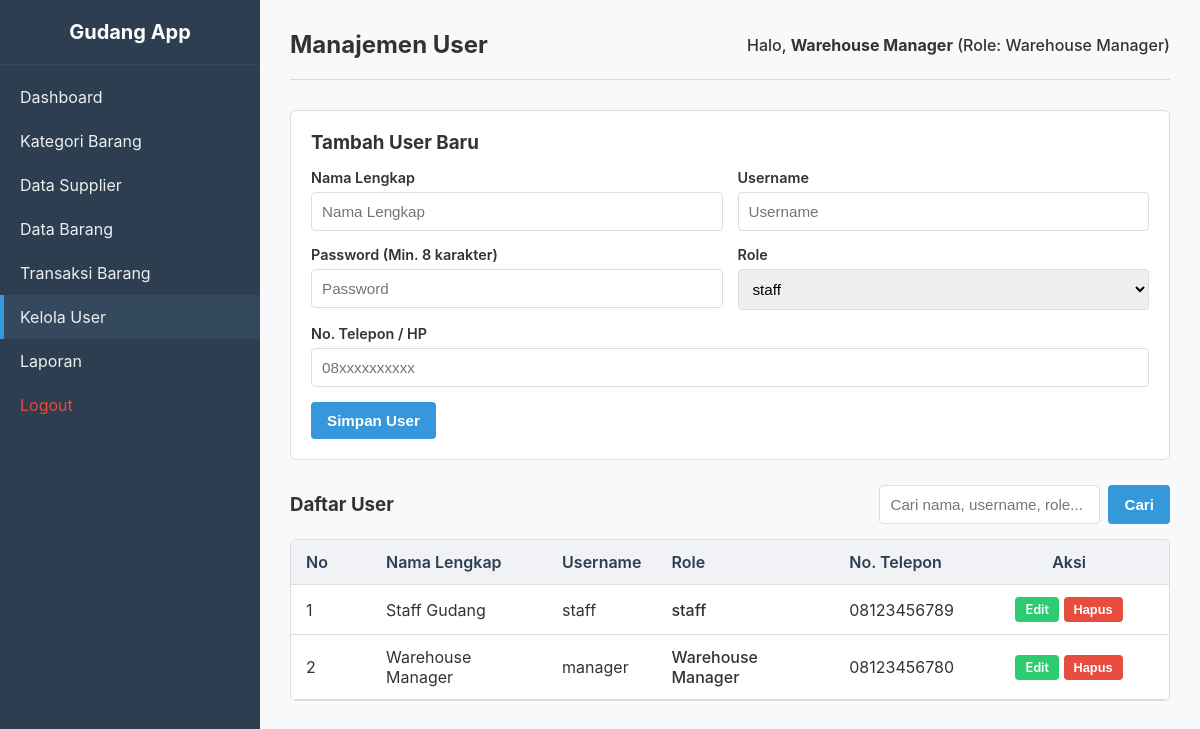
Page /users/index.php (signed in) on the committed database.
### tables this page shows
CREATE TABLE IF NOT EXISTS `users` (
  `id` INT AUTO_INCREMENT PRIMARY KEY,
  `name` VARCHAR(100) NOT NULL,
  `username` VARCHAR(50) NOT NULL UNIQUE,
  `password` VARCHAR(255) NOT NULL,
  `role` ENUM('staff', 'Warehouse Manager') NOT NULL,
  `phone` VARCHAR(20) DEFAULT NULL,
  `created_at` TIMESTAMP DEFAULT CURRENT_TIMESTAMP
);

### config.php (called while the page is built, shortened)
<?php
function esc($string) {
    return htmlspecialchars($string, ENT_QUOTES, 'UTF-8');
}

### users/index.php (the view, shortened to what this page needs)
<?php
require_once '../config.php';
$search = trim($_GET['search'] ?? '');
if (!empty($search)) {
    $search_param = "%" . $search . "%";
    $query = "SELECT * FROM users WHERE name LIKE ? OR username LIKE ? OR role LIKE ? ORDER BY name ASC";
    $stmt = mysqli_prepare($conn, $query);
    mysqli_stmt_bind_param($stmt, "sss", $search_param, $search_param, $search_param);
    mysqli_stmt_execute($stmt);
    $result = mysqli_stmt_get_result($stmt);
} else {
    $query = "SELECT * FROM users ORDER BY name ASC";
    $result = mysqli_query($conn, $query);
}
?>
<!DOCTYPE html>
<html lang="id">
<head>
    <link rel="stylesheet" href="/assets/style.css">
</head>
<body>
    <div class="sidebar">
        <a href="/dashboard.php" class="sidebar-brand">Gudang App</a>
        <ul class="sidebar-menu">
            <li><a href="/dashboard.php">Dashboard</a></li>
            <li><a href="/categories/index.php">Kategori Barang</a></li>
            <li><a href="/suppliers/index.php">Data Supplier</a></li>
            <li><a href="/items/index.php">Data Barang</a></li>
            <li><a href="/transactions/index.php">Transaksi Barang</a></li>
            <li><a href="/users/index.php" class="active">Kelola User</a></li>
            <li><a href="/report/index.php">Laporan</a></li>
            <li><a href="/logout.php" style="color: #e74c3c;">Logout</a></li>
        </ul>
    </div>
    <div class="main-content">
        <div class="navbar">
            <h2>Manajemen User</h2>
            <div class="user-info">
                Halo, <strong><?= esc($_SESSION['name']) ?></strong> (Role: <?= esc($_SESSION['role']) ?>)
            </div>
        </div>
        <?php if (!isset($_GET['edit_id'])): ?>
            <div class="form-modal-inline">
                <h3>Tambah User Baru</h3>
                <form action="/users/index.php" method="POST" style="margin-top: 15px;">
                    <div style="display: grid; grid-template-columns: 1fr 1fr; gap: 15px;">
                        <div class="form-group">
                            <label for="name">Nama Lengkap</label>
                            <input type="text" id="name" name="name" class="form-control" placeholder="Nama Lengkap" required>
                        </div>
                        <div class="form-group">
                            <label for="username">Username</label>
                            <input type="text" id="username" name="username" class="form-control" placeholder="Username" required autocomplete="username">
                        </div>
                    </div>
                    <div style="display: grid; grid-template-columns: 1fr 1fr; gap: 15px;">
                        <div class="form-group">
                            <label for="password">Password (Min. 8 karakter)</label>
                            <input type="password" id="password" name="password" class="form-control" placeholder="Password" required autocomplete="new-password">
                        </div>
                        <div class="form-group">
                            <label for="role">Role</label>
                            <select id="role" name="role" class="form-control" required>
                                <option value="staff">staff</option>
                            </select>
                        </div>
                    </div>
                    <div class="form-group">
                        <label for="phone">No. Telepon / HP</label>
                        <input type="text" id="phone" name="phone" class="form-control" placeholder="08xxxxxxxxxx">
                    </div>
                    <button type="submit" name="add_user" class="btn btn-primary">Simpan User</button>
                </form>
            </div>
        <?php endif; ?>
        <div class="actions-row">
            <h3>Daftar User</h3>
            <form action="/users/index.php" method="GET" class="search-form">
                <input type="text" name="search" class="form-control" style="width: auto;" placeholder="Cari nama, username, role..." value="<?= esc($search) ?>">
                <button type="submit" class="btn btn-primary">Cari</button>
            </form>
        </div>
        <div class="table-responsive">
            <table>
                <thead>
                    <tr>
                        <th style="width: 80px;">No</th>
                        <th>Nama Lengkap</th>
                        <th>Username</th>
                        <th>Role</th>
                        <th>No. Telepon</th>
                        <th style="width: 200px; text-align: center;">Aksi</th>
                    </tr>
                </thead>
                <tbody>
                    <?php
                    $no = 1;
                    if (isset($result) && mysqli_num_rows($result) > 0) {
                        while ($row = mysqli_fetch_assoc($result)) {
                    ?>
                        <tr>
                            <td><?= $no++ ?></td>
                            <td><?= esc($row['name']) ?></td>
                            <td><?= esc($row['username']) ?></td>
                            <td><span style="font-weight: 500;"><?= esc($row['role']) ?></span></td>
                            <td><?= esc($row['phone'] ?? '-') ?></td>
                            <td style="text-align: center;">
                                <a href="/users/index.php?edit_id=<?= esc($row['id']) ?>" class="btn btn-success btn-sm">Edit</a>
                                <?php if ($row['id'] !== $_SESSION['user_id']): ?>
                                    <form action="/users/index.php" method="POST" style="display:inline;" onsubmit="return confirm('Apakah Anda yakin ingin menghapus user ini?');">
                                        <button type="submit" name="delete_user" class="btn btn-danger btn-sm">Hapus</button>
                                    </form>
                                <?php else: ?>
                                    <span style="font-size:0.8rem; color:#999; font-style:italic;">Sedang Aktif</span>
                                <?php endif; ?>
                            </td>
                        </tr>
                    <?php
                        }
                    } else {
                        echo "<tr><td colspan='6' style='text-align:center;'>Data tidak ditemukan.</td></tr>";
                    }
                    ?>
                </tbody>
            </table>
        </div>
    </div>
</body>
</html>

### assets/style.css (style rules this page uses)
:root { --primary-color: #2c3e50; --primary-light: #34495e; --accent-color: #3498db; --bg-color: #f8f9fa; --sidebar-width: 260px; --text-color: #333333; --border-color: #dddddd; --success-color: #2ecc71; --danger-color: #e74c3c; --warning-color: #f1c40f; }
* { box-sizing: border-box; margin: 0; padding: 0; }
body { font-family: -apple-system, BlinkMacSystemFont, "Segoe UI", Roboto, Helvetica, Arial, sans-serif; color: var(--text-color); background-color: var(--bg-color); display: flex; min-height: 100vh; }
.sidebar { width: var(--sidebar-width); background-color: var(--primary-color); color: #ffffff; display: flex; flex-direction: column; position: fixed; height: 100vh; left: 0; top: 0; overflow-y: auto; z-index: 100; }
.sidebar-brand { padding: 20px; font-size: 1.25rem; font-weight: bold; border-bottom: 1px solid var(--primary-light); text-align: center; color: #fff; text-decoration: none; }
.sidebar-menu { list-style: none; padding: 10px 0; }
.sidebar-menu li a { display: block; padding: 12px 20px; color: #ecf0f1; text-decoration: none; transition: background 0.2s ease; }
.sidebar-menu li a:hover, .sidebar-menu li a.active { background-color: var(--primary-light); border-left: 4px solid var(--accent-color); padding-left: 16px; }
.main-content { margin-left: var(--sidebar-width); padding: 30px; width: calc(100% - var(--sidebar-width)); min-height: 100vh; background-color: var(--bg-color); }
.navbar { display: flex; justify-content: space-between; align-items: center; padding-bottom: 20px; border-bottom: 1px solid var(--border-color); margin-bottom: 30px; }
.navbar .user-info { font-weight: 500; }
.form-group { margin-bottom: 15px; }
.form-group label { display: block; margin-bottom: 6px; font-weight: 600; font-size: 0.9rem; }
.form-control { width: 100%; padding: 10px; border: 1px solid var(--border-color); border-radius: 4px; font-size: 0.95rem; outline: none; }
.btn { display: inline-block; padding: 10px 16px; border-radius: 4px; border: none; font-size: 0.95rem; font-weight: 600; cursor: pointer; text-decoration: none; text-align: center; transition: opacity 0.2s; }
.btn-primary { background-color: var(--accent-color); color: #ffffff; }
.btn-danger { background-color: var(--danger-color); color: #ffffff; }
.btn-success { background-color: var(--success-color); color: #ffffff; }
.btn-sm { padding: 5px 10px; font-size: 0.8rem; }
.table-responsive { overflow-x: auto; background: #ffffff; border: 1px solid var(--border-color); border-radius: 6px; margin-top: 15px; }
table { width: 100%; border-collapse: collapse; text-align: left; }
th, td { padding: 12px 15px; border-bottom: 1px solid var(--border-color); }
th { background-color: #f1f2f6; font-weight: 600; color: var(--primary-color); }
.actions-row { display: flex; justify-content: space-between; align-items: center; flex-wrap: wrap; gap: 15px; margin-bottom: 15px; }
.search-form { display: flex; gap: 8px; }
.form-modal-inline { background: #ffffff; padding: 20px; border: 1px solid var(--border-color); border-radius: 6px; margin-bottom: 25px; }

### rows in the picture
users: name "Staff Gudang", username "staff", role "staff", phone "08123456789"
users: name "Warehouse Manager", username "manager", role "Warehouse Manager", phone "08123456780"

### other values in the picture
$_SESSION['name'] "Warehouse Manager"
$_SESSION['role'] "Warehouse Manager"
